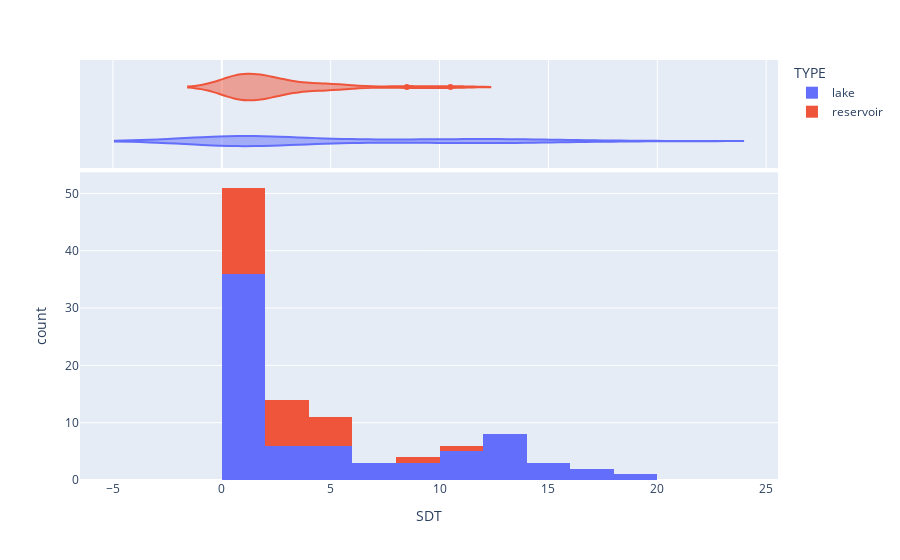

The notebook cell this image was saved under:
### Code cell
fig = px.histogram(data, x="SDT", color="TYPE", marginal="violin", # can be `box`, `violin`
)
fig.show()

### Figure 1 — Plotly figure (JSON) as saved in the notebook; plotly's stock layout.template omitted (floating-point values rounded to 4 significant figures)
{"data": [{"alignmentgroup": "True", "bingroup": "x", "hovertemplate": "TYPE=lake<br>SDT=%{x}<br>count=%{y}<extra></extra>", "legendgroup": "lake", "marker": {"color": "#636efa", "pattern": {"shape": ""}}, "name": "lake", "offsetgroup": "lake", "orientation": "v", "showlegend": true, "type": "histogram", "x": [0.85, 1.2, 1.1, 4.9, 0.15, 0.6, 0.18, 0.17, 0.65, 0.25, 1, 0.7, 1.05, 0.15, 0.15, 2.1, 0.2, 0.3, 0.45, 4.6, 0.65, 0.5, 0.25, 0.28, 0.2, 1.4, 2.9, 0.33, 0.52, 1.1, 0.83, 0.35, 9, 2, 5.5, 13.3, 7.8, 16.5, 7.5, 14.5, 12.5, 10.5, 0.6, 9.5, 11, 13, 9, 19, 7, 11.5, 16, 0.9, 11.5, 2.8, 1.5, 11, 4, 3.6, 13.5, 1.1, 14, 5.9, 5, 1.2, 12, 12, 3.2, 12.9, 12.6, 14.5, 0.03, 1.2, 0.07], "xaxis": "x", "yaxis": "y"}, {"alignmentgroup": "True", "hovertemplate": "TYPE=lake<br>SDT=%{x}<extra></extra>", "legendgroup": "lake", "marker": {"color": "#636efa"}, "name": "lake", "offsetgroup": "lake", "scalegroup": "x", "showlegend": false, "type": "violin", "x": [0.85, 1.2, 1.1, 4.9, 0.15, 0.6, 0.18, 0.17, 0.65, 0.25, 1, 0.7, 1.05, 0.15, 0.15, 2.1, 0.2, 0.3, 0.45, 4.6, 0.65, 0.5, 0.25, 0.28, 0.2, 1.4, 2.9, 0.33, 0.52, 1.1, 0.83, 0.35, 9, 2, 5.5, 13.3, 7.8, 16.5, 7.5, 14.5, 12.5, 10.5, 0.6, 9.5, 11, 13, 9, 19, 7, 11.5, 16, 0.9, 11.5, 2.8, 1.5, 11, 4, 3.6, 13.5, 1.1, 14, 5.9, 5, 1.2, 12, 12, 3.2, 12.9, 12.6, 14.5, 0.03, 1.2, 0.07], "xaxis": "x2", "yaxis": "y2"}, {"alignmentgroup": "True", "bingroup": "x", "hovertemplate": "TYPE=reservoir<br>SDT=%{x}<br>count=%{y}<extra></extra>", "legendgroup": "reservoir", "marker": {"color": "#EF553B", "pattern": {"shape": ""}}, "name": "reservoir", "offsetgroup": "reservoir", "orientation": "v", "showlegend": true, "type": "histogram", "x": [1, 1.4, 1.2, 2.1, 0.45, 0.4, 0.9, 0.78, 0.7, 0.28, 0.8, 1.1, 0.3, 2.4, 1.27, 2.2, 2.3, 2.5, 0.9, 3.2, 1.9, 4.9, 4, 4.9, 5.8, 8.5, 2.1, 4, 10.5, 2.2], "xaxis": "x", "yaxis": "y"}, {"alignmentgroup": "True", "hovertemplate": "TYPE=reservoir<br>SDT=%{x}<extra></extra>", "legendgroup": "reservoir", "marker": {"color": "#EF553B"}, "name": "reservoir", "offsetgroup": "reservoir", "scalegroup": "x", "showlegend": false, "type": "violin", "x": [1, 1.4, 1.2, 2.1, 0.45, 0.4, 0.9, 0.78, 0.7, 0.28, 0.8, 1.1, 0.3, 2.4, 1.27, 2.2, 2.3, 2.5, 0.9, 3.2, 1.9, 4.9, 4, 4.9, 5.8, 8.5, 2.1, 4, 10.5, 2.2], "xaxis": "x2", "yaxis": "y2"}], "layout": {"barmode": "relative", "legend": {"title": {"text": "TYPE"}, "tracegroupgap": 0}, "margin": {"t": 60}, "xaxis": {"anchor": "y", "domain": [0, 1], "title": {"text": "SDT"}}, "xaxis2": {"anchor": "y2", "domain": [0, 1], "matches": "x", "showgrid": true, "showticklabels": false}, "yaxis": {"anchor": "x", "domain": [0, 0.7326], "title": {"text": "count"}}, "yaxis2": {"anchor": "x2", "domain": [0.7426, 1], "matches": "y2", "showgrid": false, "showline": false, "showticklabels": false, "ticks": ""}}}
